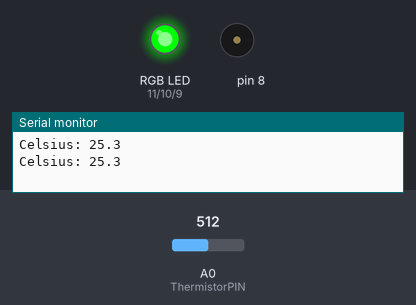
A sketch run on a simulated Arduino Uno, built with avr-gcc and run on an emulated ATmega328P. Shown: an RGB LED mixed from three pins (HIGH = lit), buzzer (waves = sounding), the last lines printed to the serial monitor. Inputs (shaded band) come from the test bench; at power-on: A0 (ThermistorPIN) = 512.

Above: at 1.8 s.
1.9 s: A0 (ThermistorPIN) set to 527
3.4 s: A0 (ThermistorPIN) set to 552
At 4.8 s:
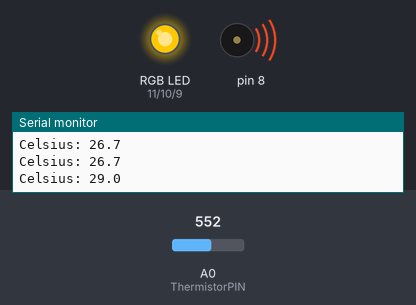
7.5 s: A0 (ThermistorPIN) set to 0
At 9.2 s:
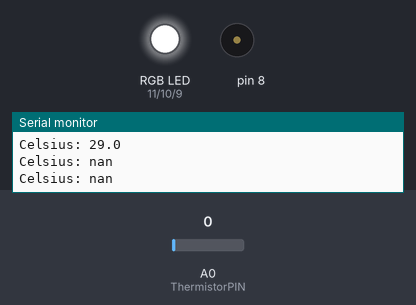
9.5 s: A0 (ThermistorPIN) set to 461
11.2 s: A0 (ThermistorPIN) set to 483
At 12.6 s:
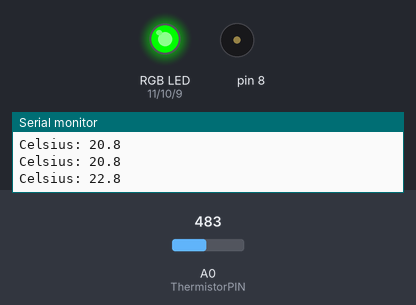
13.5 s: A0 (ThermistorPIN) set to 306
At 15.4 s:
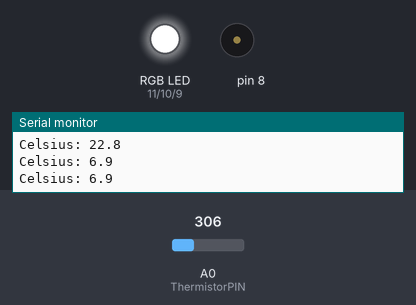
Timing chart, 0 to 16.5 s (numbered marks = the images above; inputs shaded):
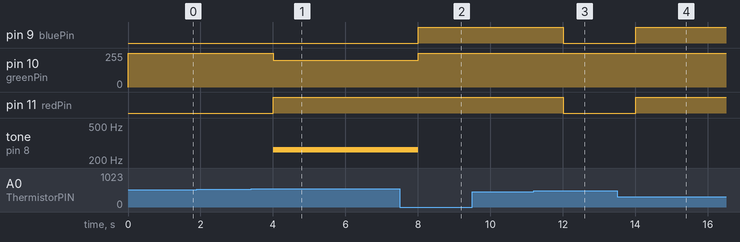

Measured:
- the behaviour switches between 541 and 542 on A0 (ThermistorPIN) (found by bisection; images 0 and 1)
- the behaviour switches between 474 and 475 on A0 (ThermistorPIN) (found by bisection; images 2 and 3)
- after the input at 3.4 s, pin 10 (greenPin): 255/255 → 200/255 after 0.60 s; pin 11 (redPin): LOW → HIGH after 0.60 s; tone on pin 8: silent → 262 Hz after 0.60 s
- after the input at 7.5 s, pin 9 (bluePin): LOW → HIGH after 0.51 s; pin 10 (greenPin): 200/255 → 255/255 after 0.51 s; tone on pin 8: 262 Hz → silent after 0.51 s
- after the input at 11.2 s, pin 9 (bluePin), pin 11 (redPin): HIGH → LOW after 0.81 s
- after the input at 13.5 s, pin 9 (bluePin), pin 11 (redPin): LOW → HIGH after 0.51 s

The sketch:

thermistor___RBG_v7_done.ino
```cpp
/*
  Thermistor with RGB LED

  A red blue green light emitting diode (RGB LED) will change colour according to the temperature
  read by the thermistor connected to analog pin 0. When the thermistor detects a temperature below 22°C,
  the RBG LED emits white from pins 9, 10, and 11. When the temperature is between 22°C and 28°C,
  the RBG LED emits green from pin 10. When the temperature is between 28°C and 30°C, the RBG LED emits yellow
  from pins 10, 11, and medium-pitch sound sound will play from the buzzer. When the temperature is above 30°C,
  the RBG LED emits red from pin 11, and a high-pitch sound will play from the buzzer.

  If you are unable to get a temperature above 30°C, try heating up the thermistor with your fingers!

  created May 26 2020
  by Kazza Topp-Nguyen
*/

#include <math.h>

#define ThermistorPIN 0                 // Analog Pin 0

float vcc = 4.91;                       // only used for display purposes, if used
                                        // set to the measured Vcc.
float pad = 9850;                       // balance/pad resistor value, set this to
                                        // the measured resistance of your pad resistor
float thermr = 10000;                   // thermistor nominal resistance

float Thermistor(int RawADC) {
  long Resistance;
  float Temp;  // Dual-Purpose variable to save space.

  Resistance=pad*((1024.0 / RawADC) - 1);
  Temp = log(Resistance); // Saving the Log(resistance) so not to calculate  it 4 times later
  Temp = 1 / (0.001129148 + (0.000234125 * Temp) + (0.0000000876741 * Temp * Temp * Temp));
  Temp = Temp - 273.15;  // Convert Kelvin to Celsius

  // BEGIN- Remove these lines for the function not to display anything
  //Serial.print("ADC: ");
  //Serial.print(RawADC);
  //Serial.print("/1024");                           // Print out RAW ADC Number
  //Serial.print(", vcc: ");
  //Serial.print(vcc,2);
  //Serial.print(", pad: ");
  //Serial.print(pad/1000,3);
  //Serial.print(" Kohms, Volts: ");
  //Serial.print(((RawADC*vcc)/1024.0),3);
  //Serial.print(", Resistance: ");
  //Serial.print(Resistance);
  //Serial.print(" ohms, ");
  // END- Remove these lines for the function not to display anything

  // Uncomment this line for the function to return Fahrenheit instead.
  //temp = (Temp * 9.0)/ 5.0 + 32.0;                  // Convert to Fahrenheit
  return Temp;                                        // Return the Temperature
}

int redPin = 11;
int greenPin = 10;
int bluePin = 9;

void setup()
{
  Serial.begin(115200);                               // starts serial monitor
  pinMode(redPin, OUTPUT);                            // sets digital pin 11 as output
  pinMode(greenPin, OUTPUT);                          // sets digital pin 10 as output
  pinMode(bluePin, OUTPUT);                           // sets digital pin 9 as output
}

void loop()
{
  float temp;
  temp=Thermistor(analogRead(ThermistorPIN));         // read ADC and  convert it to Celsius
  Serial.print("Celsius: ");
  Serial.print(temp,1);                               // display Celsius
  Serial.println("");

if(temp > 30) {                                       // if the temperature is above 30°C
setColor(255, 0, 0);                                  // the RBG LED will emit red
tone(8, 700,1000);}                                   // and high-pitch sound will play from the buzzer

else if(temp > 28 & temp < 30){                       // if the temperature is between 28°C and 30°C
setColor(255, 200, 0);                                // the RBG LED will emit yellow
tone(8, 262,1000);}                                   // and medium-pitch sound sound will play from the buzzer

else if(temp > 22 & temp < 28){                       // if the temperature is between 22°C and 28°C
setColor(0, 255, 0);}                                 // the RBG LED will emit green

else {setColor(255, 255, 255);}                       // if the temperature is below 22°C, the the RBG LED will emit white

delay(1000);                                          // wait 1 second
}

void setColor(int red, int green, int blue)
{
  #ifdef COMMON_ANODE
    red = 255 - red;
    green = 255 - green;
    blue = 255 - blue;
  #endif
  analogWrite(redPin, red);
  analogWrite(greenPin, green);
  analogWrite(bluePin, blue);
}
```
